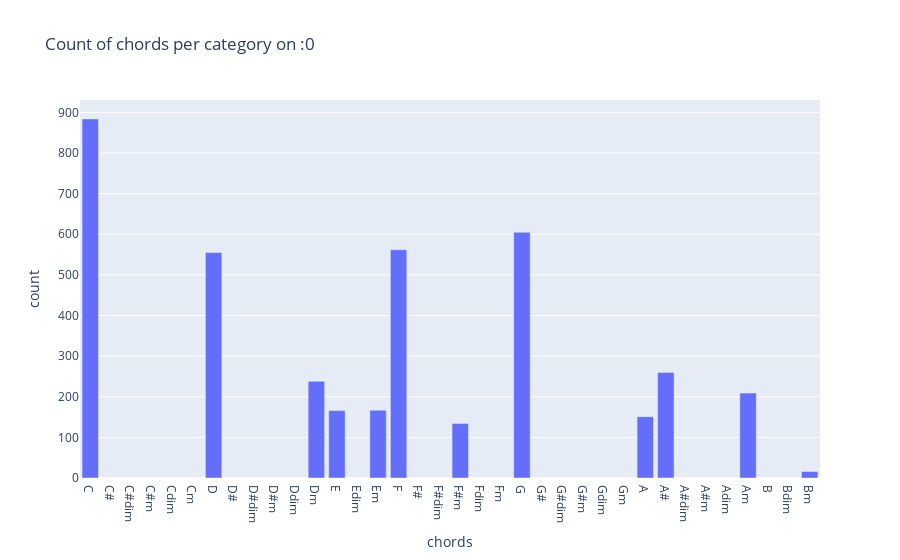
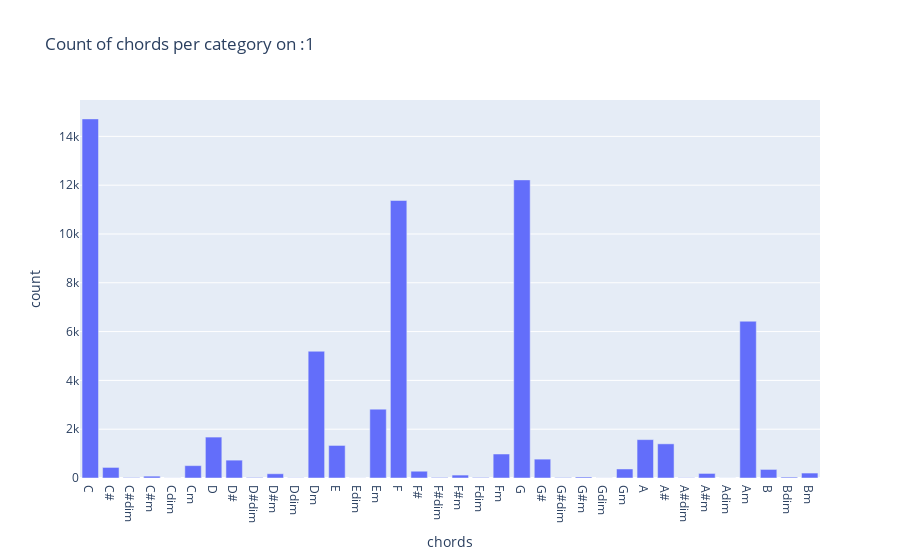
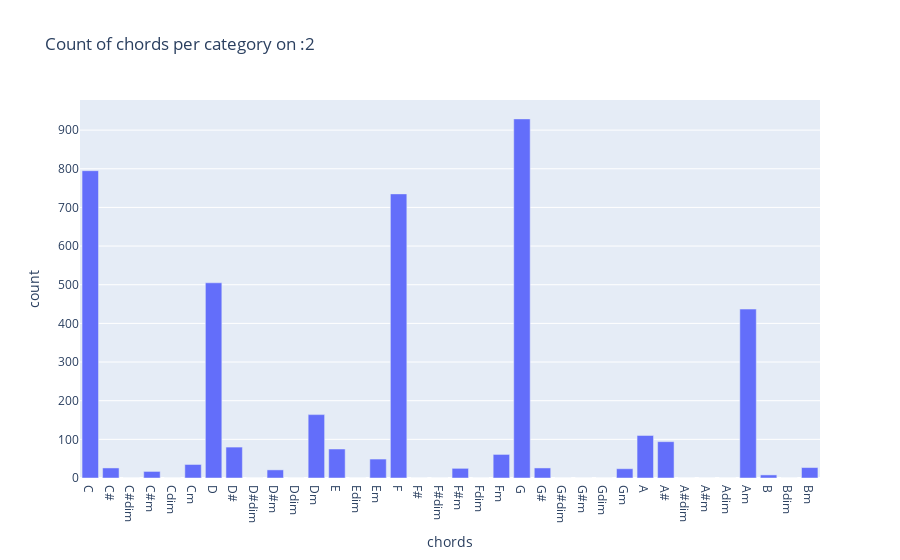
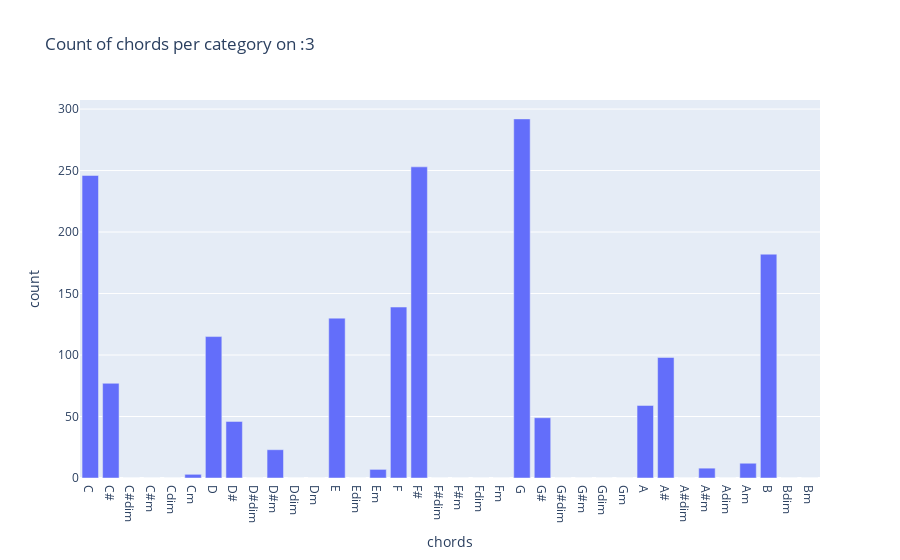

Notebook source saved alongside these figures, in order:
### Markdown cell above
most popular chords among categories

### Code cell
plotChordsPerCategory(numClusters)

### Figure 1 — Plotly figure (JSON) as saved in the notebook; plotly's stock layout.template omitted (floating-point values rounded to 4 significant figures)
{"data": [{"alignmentgroup": "True", "hovertemplate": "chords=%{x}<br>count=%{y}<extra></extra>", "legendgroup": "", "marker": {"color": "#636efa", "pattern": {"shape": ""}}, "name": "", "offsetgroup": "", "orientation": "v", "showlegend": false, "textposition": "auto", "type": "bar", "x": ["C", "C#", "C#dim", "C#m", "Cdim", "Cm", "D", "D#", "D#dim", "D#m", "Ddim", "Dm", "E", "Edim", "Em", "F", "F#", "F#dim", "F#m", "Fdim", "Fm", "G", "G#", "G#dim", "G#m", "Gdim", "Gm", "A", "A#", "A#dim", "A#m", "Adim", "Am", "B", "Bdim", "Bm"], "xaxis": "x", "y": [884, 0, 0, 0, 0, 0, 555, 0, 0, 0, 0, 238, 166, 0, 167, 562, 0, 0, 134, 0, 0, 605, 0, 0, 0, 0, 0, 151, 260, 0, 0, 0, 209, 0, 0, 16], "yaxis": "y"}], "layout": {"autosize": true, "barmode": "relative", "legend": {"tracegroupgap": 0}, "title": {"text": "Count of chords per category on :0"}, "xaxis": {"anchor": "y", "autorange": true, "domain": [0, 1], "range": [-0.5, 35.5], "title": {"text": "chords"}, "type": "category"}, "yaxis": {"anchor": "x", "autorange": true, "domain": [0, 1], "range": [0, 930.5], "title": {"text": "count"}, "type": "linear"}}}

### Figure 2 — Plotly figure (JSON) as saved in the notebook; plotly's stock layout.template omitted (floating-point values rounded to 4 significant figures)
{"data": [{"alignmentgroup": "True", "hovertemplate": "chords=%{x}<br>count=%{y}<extra></extra>", "legendgroup": "", "marker": {"color": "#636efa", "pattern": {"shape": ""}}, "name": "", "offsetgroup": "", "orientation": "v", "showlegend": false, "textposition": "auto", "type": "bar", "x": ["C", "C#", "C#dim", "C#m", "Cdim", "Cm", "D", "D#", "D#dim", "D#m", "Ddim", "Dm", "E", "Edim", "Em", "F", "F#", "F#dim", "F#m", "Fdim", "Fm", "G", "G#", "G#dim", "G#m", "Gdim", "Gm", "A", "A#", "A#dim", "A#m", "Adim", "Am", "B", "Bdim", "Bm"], "xaxis": "x", "y": [14716, 433, 19, 76, 4, 507, 1677, 732, 22, 174, 8, 5194, 1334, 4, 2822, 11372, 278, 23, 120, 23, 983, 12217, 773, 18, 42, 4, 370, 1573, 1400, 11, 187, 3, 6425, 351, 37, 203], "yaxis": "y"}], "layout": {"autosize": true, "barmode": "relative", "legend": {"tracegroupgap": 0}, "title": {"text": "Count of chords per category on :1"}, "xaxis": {"anchor": "y", "autorange": true, "domain": [0, 1], "range": [-0.5, 35.5], "title": {"text": "chords"}, "type": "category"}, "yaxis": {"anchor": "x", "autorange": true, "domain": [0, 1], "range": [0, 15490.0], "title": {"text": "count"}, "type": "linear"}}}

### Figure 3 — Plotly figure (JSON) as saved in the notebook; plotly's stock layout.template omitted (floating-point values rounded to 4 significant figures)
{"data": [{"alignmentgroup": "True", "hovertemplate": "chords=%{x}<br>count=%{y}<extra></extra>", "legendgroup": "", "marker": {"color": "#636efa", "pattern": {"shape": ""}}, "name": "", "offsetgroup": "", "orientation": "v", "showlegend": false, "textposition": "auto", "type": "bar", "x": ["C", "C#", "C#dim", "C#m", "Cdim", "Cm", "D", "D#", "D#dim", "D#m", "Ddim", "Dm", "E", "Edim", "Em", "F", "F#", "F#dim", "F#m", "Fdim", "Fm", "G", "G#", "G#dim", "G#m", "Gdim", "Gm", "A", "A#", "A#dim", "A#m", "Adim", "Am", "B", "Bdim", "Bm"], "xaxis": "x", "y": [795, 26, 0, 17, 0, 35, 505, 80, 0, 21, 0, 164, 75, 0, 49, 735, 0, 0, 25, 0, 61, 929, 26, 0, 0, 0, 24, 110, 94, 0, 0, 0, 437, 8, 0, 27], "yaxis": "y"}], "layout": {"autosize": true, "barmode": "relative", "legend": {"tracegroupgap": 0}, "title": {"text": "Count of chords per category on :2"}, "xaxis": {"anchor": "y", "autorange": true, "domain": [0, 1], "range": [-0.5, 35.5], "title": {"text": "chords"}, "type": "category"}, "yaxis": {"anchor": "x", "autorange": true, "domain": [0, 1], "range": [0, 977.9], "title": {"text": "count"}, "type": "linear"}}}

### Figure 4 — Plotly figure (JSON) as saved in the notebook; plotly's stock layout.template omitted (floating-point values rounded to 4 significant figures)
{"data": [{"alignmentgroup": "True", "hovertemplate": "chords=%{x}<br>count=%{y}<extra></extra>", "legendgroup": "", "marker": {"color": "#636efa", "pattern": {"shape": ""}}, "name": "", "offsetgroup": "", "orientation": "v", "showlegend": false, "textposition": "auto", "type": "bar", "x": ["C", "C#", "C#dim", "C#m", "Cdim", "Cm", "D", "D#", "D#dim", "D#m", "Ddim", "Dm", "E", "Edim", "Em", "F", "F#", "F#dim", "F#m", "Fdim", "Fm", "G", "G#", "G#dim", "G#m", "Gdim", "Gm", "A", "A#", "A#dim", "A#m", "Adim", "Am", "B", "Bdim", "Bm"], "xaxis": "x", "y": [246, 77, 0, 0, 0, 3, 115, 46, 0, 23, 0, 0, 130, 0, 7, 139, 253, 0, 0, 0, 0, 292, 49, 0, 0, 0, 0, 59, 98, 0, 8, 0, 12, 182, 0, 0], "yaxis": "y"}], "layout": {"autosize": true, "barmode": "relative", "legend": {"tracegroupgap": 0}, "title": {"text": "Count of chords per category on :3"}, "xaxis": {"anchor": "y", "autorange": true, "domain": [0, 1], "range": [-0.5, 35.5], "title": {"text": "chords"}, "type": "category"}, "yaxis": {"anchor": "x", "autorange": true, "domain": [0, 1], "range": [0, 307.4], "title": {"text": "count"}, "type": "linear"}}}
